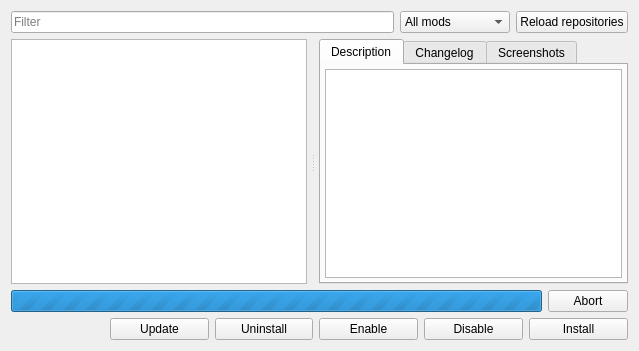
<?xml version="1.0" encoding="UTF-8"?>
<ui version="4.0">
 <class>CModListView</class>
 <widget class="QWidget" name="CModListView">
  <property name="geometry">
   <rect>
    <x>0</x>
    <y>0</y>
    <width>639</width>
    <height>351</height>
   </rect>
  </property>
  <property name="windowTitle">
   <string notr="true"/>
  </property>
  <layout class="QVBoxLayout" name="verticalLayout">
   <item>
    <layout class="QHBoxLayout" name="horizontalLayout_3" stretch="1,0,0">
     <item>
      <widget class="QLineEdit" name="lineEdit">
       <property name="sizePolicy">
        <sizepolicy hsizetype="Expanding" vsizetype="Fixed">
         <horstretch>0</horstretch>
         <verstretch>0</verstretch>
        </sizepolicy>
       </property>
       <property name="minimumSize">
        <size>
         <width>0</width>
         <height>0</height>
        </size>
       </property>
       <property name="maximumSize">
        <size>
         <width>16777215</width>
         <height>16777215</height>
        </size>
       </property>
       <property name="text">
        <string/>
       </property>
       <property name="placeholderText">
        <string>Filter</string>
       </property>
       <property name="clearButtonEnabled">
        <bool>true</bool>
       </property>
      </widget>
     </item>
     <item>
      <widget class="QComboBox" name="comboBox">
       <property name="sizePolicy">
        <sizepolicy hsizetype="Expanding" vsizetype="Fixed">
         <horstretch>0</horstretch>
         <verstretch>0</verstretch>
        </sizepolicy>
       </property>
       <property name="maximumSize">
        <size>
         <width>16777215</width>
         <height>16777215</height>
        </size>
       </property>
       <property name="currentIndex">
        <number>0</number>
       </property>
       <item>
        <property name="text">
         <string>All mods</string>
        </property>
       </item>
       <item>
        <property name="text">
         <string>Downloadable</string>
        </property>
       </item>
       <item>
        <property name="text">
         <string>Installed</string>
        </property>
       </item>
       <item>
        <property name="text">
         <string>Updatable</string>
        </property>
       </item>
       <item>
        <property name="text">
         <string>Active</string>
        </property>
       </item>
       <item>
        <property name="text">
         <string>Inactive</string>
        </property>
       </item>
      </widget>
     </item>
     <item>
      <widget class="QPushButton" name="refreshButton">
       <property name="sizePolicy">
        <sizepolicy hsizetype="Expanding" vsizetype="Fixed">
         <horstretch>0</horstretch>
         <verstretch>0</verstretch>
        </sizepolicy>
       </property>
       <property name="text">
        <string>Reload repositories</string>
       </property>
      </widget>
     </item>
    </layout>
   </item>
   <item>
    <widget class="QSplitter" name="splitter">
     <property name="sizePolicy">
      <sizepolicy hsizetype="Expanding" vsizetype="Expanding">
       <horstretch>0</horstretch>
       <verstretch>0</verstretch>
      </sizepolicy>
     </property>
     <property name="orientation">
      <enum>Qt::Horizontal</enum>
     </property>
     <property name="handleWidth">
      <number>12</number>
     </property>
     <widget class="QTreeView" name="allModsView">
      <property name="selectionMode">
       <enum>QAbstractItemView::SingleSelection</enum>
      </property>
      <property name="selectionBehavior">
       <enum>QAbstractItemView::SelectRows</enum>
      </property>
      <property name="iconSize">
       <size>
        <width>24</width>
        <height>24</height>
       </size>
      </property>
      <property name="verticalScrollMode">
       <enum>QAbstractItemView::ScrollPerItem</enum>
      </property>
      <property name="horizontalScrollMode">
       <enum>QAbstractItemView::ScrollPerPixel</enum>
      </property>
      <property name="sortingEnabled">
       <bool>true</bool>
      </property>
      <property name="expandsOnDoubleClick">
       <bool>false</bool>
      </property>
     </widget>
     <widget class="QTabWidget" name="tabWidget">
      <property name="sizePolicy">
       <sizepolicy hsizetype="Expanding" vsizetype="Expanding">
        <horstretch>0</horstretch>
        <verstretch>0</verstretch>
       </sizepolicy>
      </property>
      <property name="currentIndex">
       <number>0</number>
      </property>
      <widget class="QWidget" name="tabInfo">
       <attribute name="title">
        <string>Description</string>
       </attribute>
       <layout class="QGridLayout" name="gridLayout_4">
        <property name="leftMargin">
         <number>4</number>
        </property>
        <property name="topMargin">
         <number>4</number>
        </property>
        <property name="rightMargin">
         <number>4</number>
        </property>
        <property name="bottomMargin">
         <number>4</number>
        </property>
        <item row="0" column="0">
         <widget class="QTextBrowser" name="modInfoBrowser">
          <property name="sizePolicy">
           <sizepolicy hsizetype="Expanding" vsizetype="Expanding">
            <horstretch>0</horstretch>
            <verstretch>0</verstretch>
           </sizepolicy>
          </property>
          <property name="readOnly">
           <bool>true</bool>
          </property>
          <property name="html">
           <string notr="true">&lt;!DOCTYPE HTML PUBLIC &quot;-//W3C//DTD HTML 4.0//EN&quot; &quot;http://www.w3.org/TR/REC-html40/strict.dtd&quot;&gt;
&lt;html&gt;&lt;head&gt;&lt;meta name=&quot;qrichtext&quot; content=&quot;1&quot; /&gt;&lt;meta charset=&quot;utf-8&quot; /&gt;&lt;style type=&quot;text/css&quot;&gt;
p, li { white-space: pre-wrap; }
hr { height: 1px; border-width: 0; }
li.unchecked::marker { content: &quot;\2610&quot;; }
li.checked::marker { content: &quot;\2612&quot;; }
&lt;/style&gt;&lt;/head&gt;&lt;body style=&quot; font-family:'Sans Serif'; font-size:9pt; font-weight:400; font-style:normal;&quot;&gt;
&lt;p style=&quot;-qt-paragraph-type:empty; margin-top:0px; margin-bottom:0px; margin-left:0px; margin-right:0px; -qt-block-indent:0; text-indent:0px; font-family:'Ubuntu'; font-size:11pt;&quot;&gt;&lt;br /&gt;&lt;/p&gt;&lt;/body&gt;&lt;/html&gt;</string>
          </property>
          <property name="openExternalLinks">
           <bool>true</bool>
          </property>
          <property name="openLinks">
           <bool>true</bool>
          </property>
         </widget>
        </item>
       </layout>
      </widget>
      <widget class="QWidget" name="tabChangelog">
       <attribute name="title">
        <string>Changelog</string>
       </attribute>
       <layout class="QGridLayout" name="gridLayout_5">
        <property name="leftMargin">
         <number>4</number>
        </property>
        <property name="topMargin">
         <number>4</number>
        </property>
        <property name="rightMargin">
         <number>4</number>
        </property>
        <property name="bottomMargin">
         <number>4</number>
        </property>
        <item row="0" column="0">
         <widget class="QTextBrowser" name="changelogBrowser"/>
        </item>
       </layout>
      </widget>
      <widget class="QWidget" name="tabScreenshots">
       <attribute name="title">
        <string>Screenshots</string>
       </attribute>
       <layout class="QGridLayout" name="gridLayout_6">
        <property name="leftMargin">
         <number>4</number>
        </property>
        <property name="topMargin">
         <number>4</number>
        </property>
        <property name="rightMargin">
         <number>4</number>
        </property>
        <property name="bottomMargin">
         <number>4</number>
        </property>
        <item row="0" column="0">
         <widget class="QListWidget" name="screenshotsList">
          <property name="horizontalScrollBarPolicy">
           <enum>Qt::ScrollBarAlwaysOff</enum>
          </property>
          <property name="selectionMode">
           <enum>QAbstractItemView::NoSelection</enum>
          </property>
          <property name="selectionBehavior">
           <enum>QAbstractItemView::SelectRows</enum>
          </property>
          <property name="iconSize">
           <size>
            <width>240</width>
            <height>180</height>
           </size>
          </property>
          <property name="viewMode">
           <enum>QListView::IconMode</enum>
          </property>
          <property name="uniformItemSizes">
           <bool>true</bool>
          </property>
         </widget>
        </item>
       </layout>
      </widget>
     </widget>
    </widget>
   </item>
   <item>
    <widget class="QWidget" name="progressWidget" native="true">
     <property name="enabled">
      <bool>true</bool>
     </property>
     <property name="sizePolicy">
      <sizepolicy hsizetype="Preferred" vsizetype="Minimum">
       <horstretch>0</horstretch>
       <verstretch>0</verstretch>
      </sizepolicy>
     </property>
     <property name="minimumSize">
      <size>
       <width>0</width>
       <height>0</height>
      </size>
     </property>
     <layout class="QHBoxLayout" name="horizontalLayout">
      <property name="leftMargin">
       <number>0</number>
      </property>
      <property name="topMargin">
       <number>0</number>
      </property>
      <property name="rightMargin">
       <number>0</number>
      </property>
      <property name="bottomMargin">
       <number>0</number>
      </property>
      <item>
       <widget class="QProgressBar" name="progressBar">
        <property name="sizePolicy">
         <sizepolicy hsizetype="Expanding" vsizetype="Minimum">
          <horstretch>0</horstretch>
          <verstretch>0</verstretch>
         </sizepolicy>
        </property>
        <property name="maximum">
         <number>0</number>
        </property>
        <property name="value">
         <number>0</number>
        </property>
        <property name="alignment">
         <set>Qt::AlignCenter</set>
        </property>
        <property name="textVisible">
         <bool>true</bool>
        </property>
        <property name="invertedAppearance">
         <bool>false</bool>
        </property>
        <property name="format">
         <string> %p% (%v KB out of %m KB)</string>
        </property>
       </widget>
      </item>
      <item>
       <widget class="QPushButton" name="abortButton">
        <property name="sizePolicy">
         <sizepolicy hsizetype="Minimum" vsizetype="Minimum">
          <horstretch>0</horstretch>
          <verstretch>0</verstretch>
         </sizepolicy>
        </property>
        <property name="text">
         <string>Abort</string>
        </property>
       </widget>
      </item>
     </layout>
    </widget>
   </item>
   <item>
    <layout class="QHBoxLayout" name="horizontalLayout_2">
     <property name="spacing">
      <number>6</number>
     </property>
     <item>
      <spacer name="modButtonSpacer">
       <property name="orientation">
        <enum>Qt::Horizontal</enum>
       </property>
       <property name="sizeType">
        <enum>QSizePolicy::MinimumExpanding</enum>
       </property>
       <property name="sizeHint" stdset="0">
        <size>
         <width>0</width>
         <height>0</height>
        </size>
       </property>
      </spacer>
     </item>
     <item>
      <widget class="QPushButton" name="updateButton">
       <property name="sizePolicy">
        <sizepolicy hsizetype="Expanding" vsizetype="Fixed">
         <horstretch>0</horstretch>
         <verstretch>0</verstretch>
        </sizepolicy>
       </property>
       <property name="minimumSize">
        <size>
         <width>51</width>
         <height>0</height>
        </size>
       </property>
       <property name="maximumSize">
        <size>
         <width>140</width>
         <height>16777215</height>
        </size>
       </property>
       <property name="text">
        <string>Update</string>
       </property>
       <property name="iconSize">
        <size>
         <width>20</width>
         <height>20</height>
        </size>
       </property>
      </widget>
     </item>
     <item>
      <widget class="QPushButton" name="uninstallButton">
       <property name="sizePolicy">
        <sizepolicy hsizetype="Expanding" vsizetype="Fixed">
         <horstretch>0</horstretch>
         <verstretch>0</verstretch>
        </sizepolicy>
       </property>
       <property name="minimumSize">
        <size>
         <width>51</width>
         <height>0</height>
        </size>
       </property>
       <property name="maximumSize">
        <size>
         <width>140</width>
         <height>16777215</height>
        </size>
       </property>
       <property name="text">
        <string>Uninstall</string>
       </property>
       <property name="iconSize">
        <size>
         <width>20</width>
         <height>20</height>
        </size>
       </property>
      </widget>
     </item>
     <item>
      <widget class="QPushButton" name="enableButton">
       <property name="sizePolicy">
        <sizepolicy hsizetype="Expanding" vsizetype="Fixed">
         <horstretch>0</horstretch>
         <verstretch>0</verstretch>
        </sizepolicy>
       </property>
       <property name="minimumSize">
        <size>
         <width>51</width>
         <height>0</height>
        </size>
       </property>
       <property name="maximumSize">
        <size>
         <width>140</width>
         <height>16777215</height>
        </size>
       </property>
       <property name="text">
        <string>Enable</string>
       </property>
       <property name="iconSize">
        <size>
         <width>20</width>
         <height>20</height>
        </size>
       </property>
      </widget>
     </item>
     <item>
      <widget class="QPushButton" name="disableButton">
       <property name="sizePolicy">
        <sizepolicy hsizetype="Expanding" vsizetype="Fixed">
         <horstretch>0</horstretch>
         <verstretch>0</verstretch>
        </sizepolicy>
       </property>
       <property name="minimumSize">
        <size>
         <width>51</width>
         <height>0</height>
        </size>
       </property>
       <property name="maximumSize">
        <size>
         <width>140</width>
         <height>16777215</height>
        </size>
       </property>
       <property name="text">
        <string>Disable</string>
       </property>
       <property name="iconSize">
        <size>
         <width>20</width>
         <height>20</height>
        </size>
       </property>
      </widget>
     </item>
     <item>
      <widget class="QPushButton" name="installButton">
       <property name="sizePolicy">
        <sizepolicy hsizetype="Expanding" vsizetype="Fixed">
         <horstretch>0</horstretch>
         <verstretch>0</verstretch>
        </sizepolicy>
       </property>
       <property name="minimumSize">
        <size>
         <width>51</width>
         <height>0</height>
        </size>
       </property>
       <property name="maximumSize">
        <size>
         <width>120</width>
         <height>16777215</height>
        </size>
       </property>
       <property name="text">
        <string>Install</string>
       </property>
       <property name="iconSize">
        <size>
         <width>20</width>
         <height>20</height>
        </size>
       </property>
      </widget>
     </item>
    </layout>
   </item>
  </layout>
 </widget>
 <resources/>
 <connections/>
</ui>
